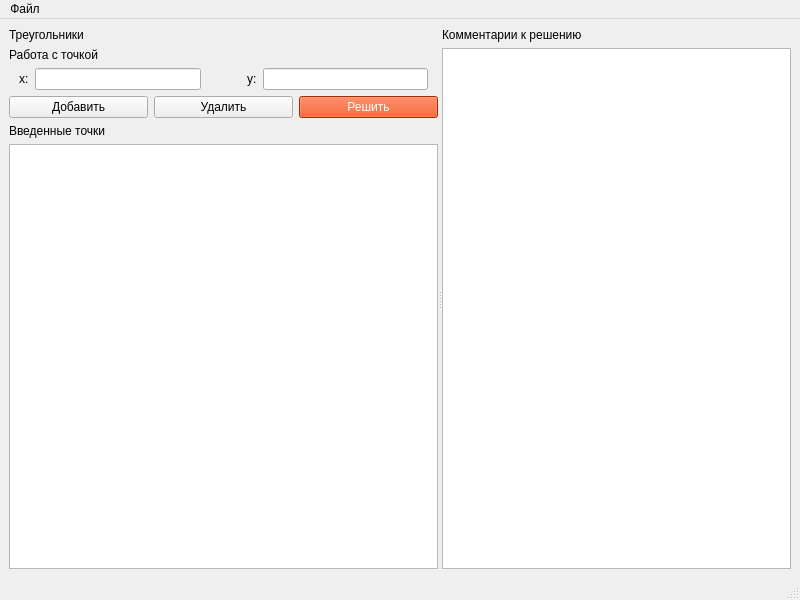
<?xml version="1.0" encoding="UTF-8"?>
<ui version="4.0">
 <class>MainWindow</class>
 <widget class="QMainWindow" name="MainWindow">
  <property name="geometry">
   <rect>
    <x>0</x>
    <y>0</y>
    <width>800</width>
    <height>600</height>
   </rect>
  </property>
  <property name="windowTitle">
   <string>MainWindow</string>
  </property>
  <widget class="QWidget" name="centralwidget">
   <layout class="QGridLayout" name="gridLayout">
    <item row="0" column="0">
     <widget class="QSplitter" name="splitter">
      <property name="sizePolicy">
       <sizepolicy hsizetype="MinimumExpanding" vsizetype="Preferred">
        <horstretch>0</horstretch>
        <verstretch>0</verstretch>
       </sizepolicy>
      </property>
      <property name="layoutDirection">
       <enum>Qt::LeftToRight</enum>
      </property>
      <property name="orientation">
       <enum>Qt::Horizontal</enum>
      </property>
      <widget class="QWidget" name="verticalLayoutWidget_2">
       <layout class="QVBoxLayout" name="verticalLayout_4">
        <property name="sizeConstraint">
         <enum>QLayout::SetDefaultConstraint</enum>
        </property>
        <item>
         <widget class="QLabel" name="label">
          <property name="sizePolicy">
           <sizepolicy hsizetype="Fixed" vsizetype="Fixed">
            <horstretch>50</horstretch>
            <verstretch>0</verstretch>
           </sizepolicy>
          </property>
          <property name="text">
           <string>Треугольники</string>
          </property>
         </widget>
        </item>
        <item>
         <layout class="QVBoxLayout" name="verticalLayout_5">
          <property name="topMargin">
           <number>0</number>
          </property>
          <item>
           <widget class="QLabel" name="label_5">
            <property name="sizePolicy">
             <sizepolicy hsizetype="Preferred" vsizetype="Preferred">
              <horstretch>50</horstretch>
              <verstretch>0</verstretch>
             </sizepolicy>
            </property>
            <property name="text">
             <string>Работа с точкой</string>
            </property>
           </widget>
          </item>
          <item>
           <layout class="QHBoxLayout" name="horizontalLayout_3">
            <property name="topMargin">
             <number>0</number>
            </property>
            <item>
             <spacer name="horizontalSpacer_2">
              <property name="orientation">
               <enum>Qt::Horizontal</enum>
              </property>
              <property name="sizeHint" stdset="0">
               <size>
                <width>10</width>
                <height>20</height>
               </size>
              </property>
             </spacer>
            </item>
            <item>
             <widget class="QLabel" name="label_4">
              <property name="sizePolicy">
               <sizepolicy hsizetype="Preferred" vsizetype="Preferred">
                <horstretch>0</horstretch>
                <verstretch>0</verstretch>
               </sizepolicy>
              </property>
              <property name="text">
               <string>x:</string>
              </property>
             </widget>
            </item>
            <item>
             <widget class="QLineEdit" name="lineEdit_2">
              <property name="sizePolicy">
               <sizepolicy hsizetype="Expanding" vsizetype="Fixed">
                <horstretch>10</horstretch>
                <verstretch>0</verstretch>
               </sizepolicy>
              </property>
             </widget>
            </item>
            <item>
             <spacer name="horizontalSpacer">
              <property name="orientation">
               <enum>Qt::Horizontal</enum>
              </property>
              <property name="sizeType">
               <enum>QSizePolicy::Expanding</enum>
              </property>
              <property name="sizeHint" stdset="0">
               <size>
                <width>40</width>
                <height>20</height>
               </size>
              </property>
             </spacer>
            </item>
            <item>
             <widget class="QLabel" name="label_6">
              <property name="sizePolicy">
               <sizepolicy hsizetype="Preferred" vsizetype="Preferred">
                <horstretch>0</horstretch>
                <verstretch>0</verstretch>
               </sizepolicy>
              </property>
              <property name="text">
               <string>y:</string>
              </property>
             </widget>
            </item>
            <item>
             <widget class="QLineEdit" name="lineEdit">
              <property name="sizePolicy">
               <sizepolicy hsizetype="Expanding" vsizetype="Fixed">
                <horstretch>10</horstretch>
                <verstretch>0</verstretch>
               </sizepolicy>
              </property>
             </widget>
            </item>
            <item>
             <spacer name="horizontalSpacer_3">
              <property name="orientation">
               <enum>Qt::Horizontal</enum>
              </property>
              <property name="sizeHint" stdset="0">
               <size>
                <width>10</width>
                <height>20</height>
               </size>
              </property>
             </spacer>
            </item>
           </layout>
          </item>
          <item>
           <layout class="QHBoxLayout" name="horizontalLayout_4">
            <property name="topMargin">
             <number>0</number>
            </property>
            <item>
             <widget class="QPushButton" name="add">
              <property name="sizePolicy">
               <sizepolicy hsizetype="Minimum" vsizetype="Fixed">
                <horstretch>15</horstretch>
                <verstretch>0</verstretch>
               </sizepolicy>
              </property>
              <property name="text">
               <string>Добавить</string>
              </property>
             </widget>
            </item>
            <item>
             <widget class="QPushButton" name="delete_2">
              <property name="sizePolicy">
               <sizepolicy hsizetype="Minimum" vsizetype="Fixed">
                <horstretch>15</horstretch>
                <verstretch>0</verstretch>
               </sizepolicy>
              </property>
              <property name="text">
               <string>Удалить</string>
              </property>
             </widget>
            </item>
            <item>
             <widget class="QPushButton" name="solve">
              <property name="sizePolicy">
               <sizepolicy hsizetype="Minimum" vsizetype="Fixed">
                <horstretch>15</horstretch>
                <verstretch>0</verstretch>
               </sizepolicy>
              </property>
              <property name="palette">
               <palette>
                <active>
                 <colorrole role="WindowText">
                  <brush brushstyle="SolidPattern">
                   <color alpha="255">
                    <red>0</red>
                    <green>0</green>
                    <blue>0</blue>
                   </color>
                  </brush>
                 </colorrole>
                 <colorrole role="Button">
                  <brush brushstyle="SolidPattern">
                   <color alpha="255">
                    <red>223</red>
                    <green>61</green>
                    <blue>4</blue>
                   </color>
                  </brush>
                 </colorrole>
                 <colorrole role="Light">
                  <brush brushstyle="SolidPattern">
                   <color alpha="255">
                    <red>255</red>
                    <green>128</green>
                    <blue>84</blue>
                   </color>
                  </brush>
                 </colorrole>
                 <colorrole role="Midlight">
                  <brush brushstyle="SolidPattern">
                   <color alpha="255">
                    <red>239</red>
                    <green>94</green>
                    <blue>44</blue>
                   </color>
                  </brush>
                 </colorrole>
                 <colorrole role="Dark">
                  <brush brushstyle="SolidPattern">
                   <color alpha="255">
                    <red>111</red>
                    <green>30</green>
                    <blue>2</blue>
                   </color>
                  </brush>
                 </colorrole>
                 <colorrole role="Mid">
                  <brush brushstyle="SolidPattern">
                   <color alpha="255">
                    <red>149</red>
                    <green>40</green>
                    <blue>2</blue>
                   </color>
                  </brush>
                 </colorrole>
                 <colorrole role="Text">
                  <brush brushstyle="SolidPattern">
                   <color alpha="255">
                    <red>0</red>
                    <green>0</green>
                    <blue>0</blue>
                   </color>
                  </brush>
                 </colorrole>
                 <colorrole role="BrightText">
                  <brush brushstyle="SolidPattern">
                   <color alpha="255">
                    <red>255</red>
                    <green>255</green>
                    <blue>255</blue>
                   </color>
                  </brush>
                 </colorrole>
                 <colorrole role="ButtonText">
                  <brush brushstyle="SolidPattern">
                   <color alpha="255">
                    <red>255</red>
                    <green>255</green>
                    <blue>255</blue>
                   </color>
                  </brush>
                 </colorrole>
                 <colorrole role="Base">
                  <brush brushstyle="SolidPattern">
                   <color alpha="255">
                    <red>255</red>
                    <green>255</green>
                    <blue>255</blue>
                   </color>
                  </brush>
                 </colorrole>
                 <colorrole role="Window">
                  <brush brushstyle="SolidPattern">
                   <color alpha="255">
                    <red>223</red>
                    <green>61</green>
                    <blue>4</blue>
                   </color>
                  </brush>
                 </colorrole>
                 <colorrole role="Shadow">
                  <brush brushstyle="SolidPattern">
                   <color alpha="255">
                    <red>0</red>
                    <green>0</green>
                    <blue>0</blue>
                   </color>
                  </brush>
                 </colorrole>
                 <colorrole role="AlternateBase">
                  <brush brushstyle="SolidPattern">
                   <color alpha="255">
                    <red>239</red>
                    <green>158</green>
                    <blue>129</blue>
                   </color>
                  </brush>
                 </colorrole>
                 <colorrole role="ToolTipBase">
                  <brush brushstyle="SolidPattern">
                   <color alpha="255">
                    <red>255</red>
                    <green>255</green>
                    <blue>220</blue>
                   </color>
                  </brush>
                 </colorrole>
                 <colorrole role="ToolTipText">
                  <brush brushstyle="SolidPattern">
                   <color alpha="255">
                    <red>0</red>
                    <green>0</green>
                    <blue>0</blue>
                   </color>
                  </brush>
                 </colorrole>
                 <colorrole role="PlaceholderText">
                  <brush brushstyle="SolidPattern">
                   <color alpha="128">
                    <red>0</red>
                    <green>0</green>
                    <blue>0</blue>
                   </color>
                  </brush>
                 </colorrole>
                </active>
                <inactive>
                 <colorrole role="WindowText">
                  <brush brushstyle="SolidPattern">
                   <color alpha="255">
                    <red>0</red>
                    <green>0</green>
                    <blue>0</blue>
                   </color>
                  </brush>
                 </colorrole>
                 <colorrole role="Button">
                  <brush brushstyle="SolidPattern">
                   <color alpha="255">
                    <red>223</red>
                    <green>61</green>
                    <blue>4</blue>
                   </color>
                  </brush>
                 </colorrole>
                 <colorrole role="Light">
                  <brush brushstyle="SolidPattern">
                   <color alpha="255">
                    <red>255</red>
                    <green>128</green>
                    <blue>84</blue>
                   </color>
                  </brush>
                 </colorrole>
                 <colorrole role="Midlight">
                  <brush brushstyle="SolidPattern">
                   <color alpha="255">
                    <red>239</red>
                    <green>94</green>
                    <blue>44</blue>
                   </color>
                  </brush>
                 </colorrole>
                 <colorrole role="Dark">
                  <brush brushstyle="SolidPattern">
                   <color alpha="255">
                    <red>111</red>
                    <green>30</green>
                    <blue>2</blue>
                   </color>
                  </brush>
                 </colorrole>
                 <colorrole role="Mid">
                  <brush brushstyle="SolidPattern">
                   <color alpha="255">
                    <red>149</red>
                    <green>40</green>
                    <blue>2</blue>
                   </color>
                  </brush>
                 </colorrole>
                 <colorrole role="Text">
                  <brush brushstyle="SolidPattern">
                   <color alpha="255">
                    <red>0</red>
                    <green>0</green>
                    <blue>0</blue>
                   </color>
                  </brush>
                 </colorrole>
                 <colorrole role="BrightText">
                  <brush brushstyle="SolidPattern">
                   <color alpha="255">
                    <red>255</red>
                    <green>255</green>
                    <blue>255</blue>
                   </color>
                  </brush>
                 </colorrole>
                 <colorrole role="ButtonText">
                  <brush brushstyle="SolidPattern">
                   <color alpha="255">
                    <red>255</red>
                    <green>255</green>
                    <blue>255</blue>
                   </color>
                  </brush>
                 </colorrole>
                 <colorrole role="Base">
                  <brush brushstyle="SolidPattern">
                   <color alpha="255">
                    <red>255</red>
                    <green>255</green>
                    <blue>255</blue>
                   </color>
                  </brush>
                 </colorrole>
                 <colorrole role="Window">
                  <brush brushstyle="SolidPattern">
                   <color alpha="255">
                    <red>223</red>
                    <green>61</green>
                    <blue>4</blue>
                   </color>
                  </brush>
                 </colorrole>
                 <colorrole role="Shadow">
                  <brush brushstyle="SolidPattern">
                   <color alpha="255">
                    <red>0</red>
                    <green>0</green>
                    <blue>0</blue>
                   </color>
                  </brush>
                 </colorrole>
                 <colorrole role="AlternateBase">
                  <brush brushstyle="SolidPattern">
                   <color alpha="255">
                    <red>239</red>
                    <green>158</green>
                    <blue>129</blue>
                   </color>
                  </brush>
                 </colorrole>
                 <colorrole role="ToolTipBase">
                  <brush brushstyle="SolidPattern">
                   <color alpha="255">
                    <red>255</red>
                    <green>255</green>
                    <blue>220</blue>
                   </color>
                  </brush>
                 </colorrole>
                 <colorrole role="ToolTipText">
                  <brush brushstyle="SolidPattern">
                   <color alpha="255">
                    <red>0</red>
                    <green>0</green>
                    <blue>0</blue>
                   </color>
                  </brush>
                 </colorrole>
                 <colorrole role="PlaceholderText">
                  <brush brushstyle="SolidPattern">
                   <color alpha="128">
                    <red>0</red>
                    <green>0</green>
                    <blue>0</blue>
                   </color>
                  </brush>
                 </colorrole>
                </inactive>
                <disabled>
                 <colorrole role="WindowText">
                  <brush brushstyle="SolidPattern">
                   <color alpha="255">
                    <red>111</red>
                    <green>30</green>
                    <blue>2</blue>
                   </color>
                  </brush>
                 </colorrole>
                 <colorrole role="Button">
                  <brush brushstyle="SolidPattern">
                   <color alpha="255">
                    <red>223</red>
                    <green>61</green>
                    <blue>4</blue>
                   </color>
                  </brush>
                 </colorrole>
                 <colorrole role="Light">
                  <brush brushstyle="SolidPattern">
                   <color alpha="255">
                    <red>255</red>
                    <green>128</green>
                    <blue>84</blue>
                   </color>
                  </brush>
                 </colorrole>
                 <colorrole role="Midlight">
                  <brush brushstyle="SolidPattern">
                   <color alpha="255">
                    <red>239</red>
                    <green>94</green>
                    <blue>44</blue>
                   </color>
                  </brush>
                 </colorrole>
                 <colorrole role="Dark">
                  <brush brushstyle="SolidPattern">
                   <color alpha="255">
                    <red>111</red>
                    <green>30</green>
                    <blue>2</blue>
                   </color>
                  </brush>
                 </colorrole>
                 <colorrole role="Mid">
                  <brush brushstyle="SolidPattern">
                   <color alpha="255">
                    <red>149</red>
                    <green>40</green>
                    <blue>2</blue>
                   </color>
                  </brush>
                 </colorrole>
                 <colorrole role="Text">
                  <brush brushstyle="SolidPattern">
                   <color alpha="255">
                    <red>111</red>
                    <green>30</green>
                    <blue>2</blue>
                   </color>
                  </brush>
                 </colorrole>
                 <colorrole role="BrightText">
                  <brush brushstyle="SolidPattern">
                   <color alpha="255">
                    <red>255</red>
                    <green>255</green>
                    <blue>255</blue>
                   </color>
                  </brush>
                 </colorrole>
                 <colorrole role="ButtonText">
                  <brush brushstyle="SolidPattern">
                   <color alpha="255">
                    <red>111</red>
                    <green>30</green>
                    <blue>2</blue>
                   </color>
                  </brush>
                 </colorrole>
                 <colorrole role="Base">
                  <brush brushstyle="SolidPattern">
                   <color alpha="255">
                    <red>223</red>
                    <green>61</green>
                    <blue>4</blue>
                   </color>
                  </brush>
                 </colorrole>
                 <colorrole role="Window">
                  <brush brushstyle="SolidPattern">
                   <color alpha="255">
                    <red>223</red>
                    <green>61</green>
                    <blue>4</blue>
                   </color>
                  </brush>
                 </colorrole>
                 <colorrole role="Shadow">
                  <brush brushstyle="SolidPattern">
                   <color alpha="255">
                    <red>0</red>
                    <green>0</green>
                    <blue>0</blue>
                   </color>
                  </brush>
                 </colorrole>
                 <colorrole role="AlternateBase">
                  <brush brushstyle="SolidPattern">
                   <color alpha="255">
                    <red>223</red>
                    <green>61</green>
                    <blue>4</blue>
                   </color>
                  </brush>
                 </colorrole>
                 <colorrole role="ToolTipBase">
                  <brush brushstyle="SolidPattern">
                   <color alpha="255">
                    <red>255</red>
                    <green>255</green>
                    <blue>220</blue>
                   </color>
                  </brush>
                 </colorrole>
                 <colorrole role="ToolTipText">
                  <brush brushstyle="SolidPattern">
                   <color alpha="255">
                    <red>0</red>
                    <green>0</green>
                    <blue>0</blue>
                   </color>
                  </brush>
                 </colorrole>
                 <colorrole role="PlaceholderText">
                  <brush brushstyle="SolidPattern">
                   <color alpha="128">
                    <red>0</red>
                    <green>0</green>
                    <blue>0</blue>
                   </color>
                  </brush>
                 </colorrole>
                </disabled>
               </palette>
              </property>
              <property name="text">
               <string>Решить</string>
              </property>
              <property name="autoDefault">
               <bool>true</bool>
              </property>
              <property name="default">
               <bool>false</bool>
              </property>
              <property name="flat">
               <bool>false</bool>
              </property>
             </widget>
            </item>
           </layout>
          </item>
         </layout>
        </item>
        <item>
         <widget class="QLabel" name="label_3">
          <property name="sizePolicy">
           <sizepolicy hsizetype="Preferred" vsizetype="Preferred">
            <horstretch>50</horstretch>
            <verstretch>0</verstretch>
           </sizepolicy>
          </property>
          <property name="text">
           <string>Введенные точки</string>
          </property>
         </widget>
        </item>
        <item>
         <widget class="QTableView" name="tableView">
          <property name="sizePolicy">
           <sizepolicy hsizetype="Expanding" vsizetype="Expanding">
            <horstretch>50</horstretch>
            <verstretch>0</verstretch>
           </sizepolicy>
          </property>
         </widget>
        </item>
       </layout>
      </widget>
      <widget class="QWidget" name="verticalLayoutWidget">
       <layout class="QVBoxLayout" name="verticalLayout_3">
        <property name="sizeConstraint">
         <enum>QLayout::SetDefaultConstraint</enum>
        </property>
        <item>
         <layout class="QVBoxLayout" name="graphic"/>
        </item>
        <item>
         <widget class="QLabel" name="label_2">
          <property name="sizePolicy">
           <sizepolicy hsizetype="Expanding" vsizetype="Preferred">
            <horstretch>100</horstretch>
            <verstretch>0</verstretch>
           </sizepolicy>
          </property>
          <property name="text">
           <string>Комментарии к решению</string>
          </property>
         </widget>
        </item>
        <item>
         <widget class="QTextBrowser" name="textBrowser">
          <property name="sizePolicy">
           <sizepolicy hsizetype="Expanding" vsizetype="Expanding">
            <horstretch>100</horstretch>
            <verstretch>0</verstretch>
           </sizepolicy>
          </property>
         </widget>
        </item>
       </layout>
      </widget>
     </widget>
    </item>
   </layout>
  </widget>
  <widget class="QMenuBar" name="menubar">
   <property name="geometry">
    <rect>
     <x>0</x>
     <y>0</y>
     <width>800</width>
     <height>28</height>
    </rect>
   </property>
   <widget class="QMenu" name="menu">
    <property name="title">
     <string>Файл</string>
    </property>
    <addaction name="open_file"/>
   </widget>
   <addaction name="menu"/>
  </widget>
  <widget class="QStatusBar" name="statusbar"/>
  <action name="open_file">
   <property name="text">
    <string>Загрузить</string>
   </property>
  </action>
 </widget>
 <resources/>
 <connections/>
</ui>
